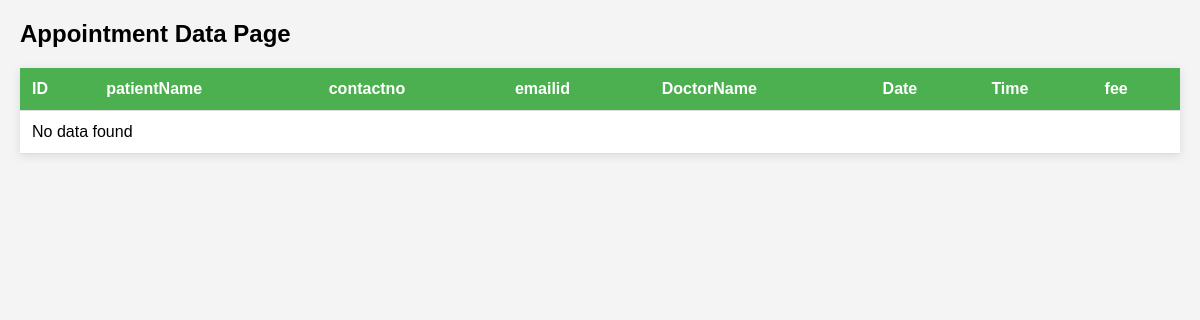
/appointmentdata/, run on an earlier commit of the app's database.
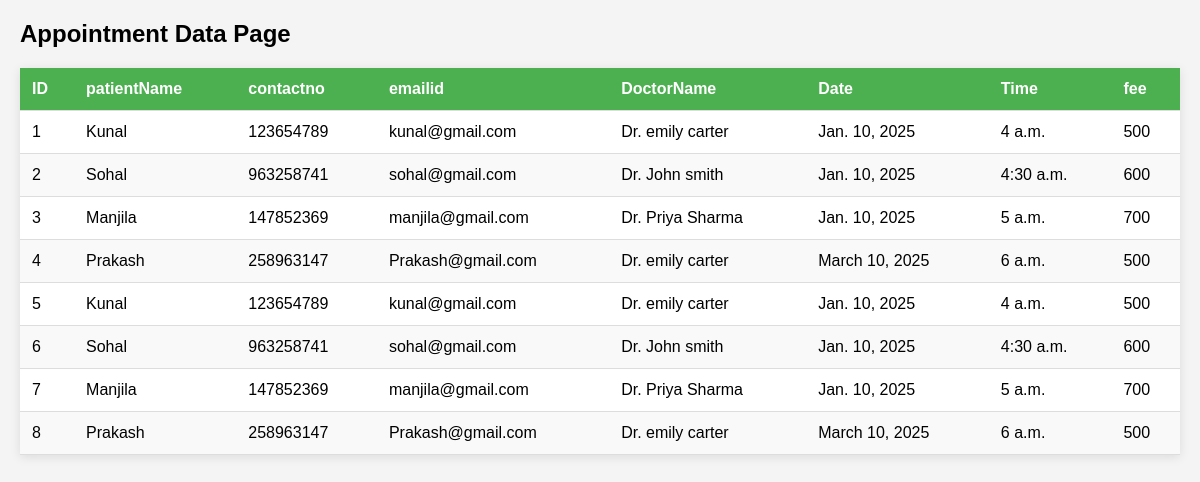
And on a later commit of the database.
### appointment/models.py (models this page shows)
class appointmentinfo(models.Model):
    patientName = models.CharField(max_length=255)
    contactno = models.IntegerField(null = True)
    emailid = models.CharField(max_length= 255)
    DoctorName = models.CharField(max_length=255)
    Date = models.DateField(null=True)
    Time = models.TimeField(null=True)
    fee = models.IntegerField(null=True)

### appointment/views.py (the view)
# urls.py: path('appointmentdata/' , views.appointment_data, name="appointment_data"),
def appointment_data(request):
    adata = appointmentinfo.objects.all().values()
    context = {
        "adata" : adata
    }
    return render(request ,"appointment_data.html" , context )

### template/appointment_data.html (shortened to what this page needs)
<!DOCTYPE html>
<html lang="en">
<head>
</head>
<body>
    <h2>Appointment Data Page</h2>
    <table>
        <thead>
            <tr>
                <th>ID</th>
                <th>patientName</th>
                <th>contactno</th>
                <th>emailid</th>
                <th>DoctorName</th>
                <th>Date</th>
                <th>Time</th>
                <th>fee</th>
            </tr>
        </thead>
        <tbody>
            {% if adata %}
                {% for patient in adata %}
                <tr>
                    <td>{{patient.id}}</td>
                   <td>{{ patient.patientName }}</td>
                   <td>{{ patient.contactno }}</td>
                   <td>{{ patient.emailid }}</td>
                   <td>{{ patient.DoctorName }}</td>
                   <td>{{ patient.Date }}</td>
                   <td>{{ patient.Time }}</td>
                   <td>{{ patient.fee }}</td>
                </tr>
                {% endfor %}
            {% else %}
                <tr>
                    <td colspan="8">No data found</td>
                </tr>
            {% endif %}
        </tbody>
    </table>
</body>
</html>

What changed in the data, as far as the page shows it:
added appointmentinfo: id "1", patientName "Kunal", contactno "123654789", emailid "kunal@gmail.com", DoctorName "Dr. emily carter", Date "Jan. 10, 2025", Time "4 a.m.", fee "500"
added appointmentinfo: id "2", patientName "Sohal", contactno "963258741", emailid "sohal@gmail.com", DoctorName "Dr. John smith", Date "Jan. 10, 2025", Time "4:30 a.m.", fee "600"
added appointmentinfo: id "3", patientName "Manjila", contactno "147852369", emailid "manjila@gmail.com", DoctorName "Dr. Priya Sharma", Date "Jan. 10, 2025", Time "5 a.m.", fee "700"
added appointmentinfo: id "4", patientName "Prakash", contactno "258963147", emailid "Prakash@gmail.com", DoctorName "Dr. emily carter", Date "March 10, 2025", Time "6 a.m.", fee "500"
added appointmentinfo: id "5", patientName "Kunal", contactno "123654789", emailid "kunal@gmail.com", DoctorName "Dr. emily carter", Date "Jan. 10, 2025", Time "4 a.m.", fee "500"
added appointmentinfo: id "6", patientName "Sohal", contactno "963258741", emailid "sohal@gmail.com", DoctorName "Dr. John smith", Date "Jan. 10, 2025", Time "4:30 a.m.", fee "600"
added appointmentinfo: id "7", patientName "Manjila", contactno "147852369", emailid "manjila@gmail.com", DoctorName "Dr. Priya Sharma", Date "Jan. 10, 2025", Time "5 a.m.", fee "700"
added appointmentinfo: id "8", patientName "Prakash", contactno "258963147", emailid "Prakash@gmail.com", DoctorName "Dr. emily carter", Date "March 10, 2025", Time "6 a.m.", fee "500"
Also different on the page:
text no longer shown: "No data found"
